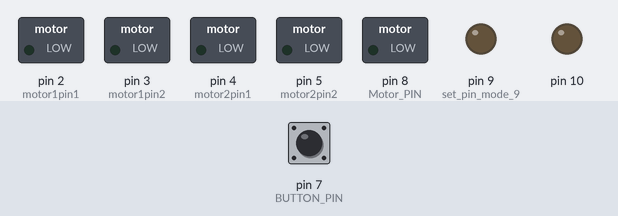
A sketch run on a simulated Arduino Uno, built with avr-gcc and run on an emulated ATmega328P. Shown: switched loads named in the sketch (green lamp = pin HIGH), output pins drawn as LEDs (lit = HIGH). Inputs (shaded band) come from the test bench; at power-on: pin 7 (BUTTON_PIN) LOW.

Above: at 1.2 s.
1.3 s: pin 7 (BUTTON_PIN) pulled HIGH for 0.15 s
At 2.7 s:
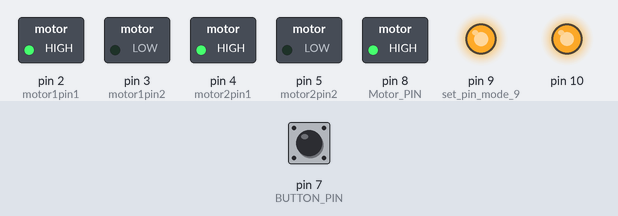
At 8.67 s:
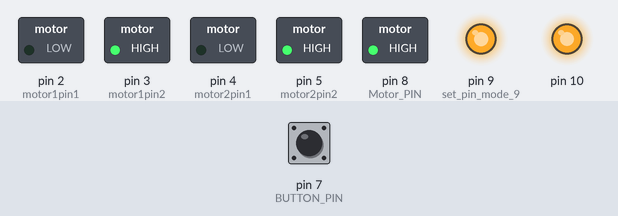
Timing chart, 0 to 8.9 s (numbered marks = the images above; inputs shaded):
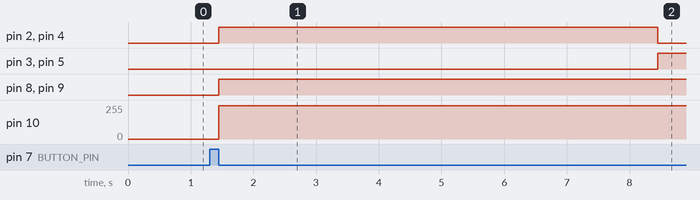

Measured:
- after the input at 1.3 s, pin 2 (motor1pin1), pin 4 (motor2pin1): LOW → HIGH after 0.15 s, → LOW 7.0 s later; pin 3 (motor1pin2), pin 5 (motor2pin2): LOW → HIGH after 7.2 s; pin 8 (Motor_PIN), pin 9 (set_pin_mode_9): LOW → HIGH after 0.15 s; pin 10: 0/255 → 250/255 after 0.15 s

The sketch:

trial_w_pushbutton.ino
```cpp
#define Motor_PIN 8
#define BUTTON_PIN 7

int motor1pin1 = 2; //in1 to arduino
int motor1pin2 = 3; //in2 to arduino

int motor2pin1 = 4; //in3 to arduino
int motor2pin2 = 5; //in4 to arduino

byte lastButtonState = LOW;
byte MotorState = LOW;


unsigned long debounceDuration = 50; // millis
unsigned long lastTimeButtonStateChanged = 0;

void setup() {
  // put your setup code here, to run once:
  pinMode(motor1pin1, OUTPUT); // set pinmode to output
  pinMode(motor1pin2, OUTPUT); // for High - forward or Low - backward setting
  pinMode(motor2pin1, OUTPUT);
  pinMode(motor2pin2, OUTPUT);

  pinMode(9, OUTPUT); // set pin mode 9/10 to be used as speed control for each motor
  pinMode(10,OUTPUT); // 9 is right motor
                      // 10 is for left motor ... vals up to 0-255

  pinMode(Motor_PIN, OUTPUT);
  pinMode(BUTTON_PIN, INPUT);

}


void loop() {


  // put your main code here, to run repeatedly:
  if (millis() - lastTimeButtonStateChanged > debounceDuration) {
    byte buttonState = digitalRead(BUTTON_PIN);
    if (buttonState != lastButtonState) {
      lastTimeButtonStateChanged = millis();
      lastButtonState = buttonState;
      if (buttonState == LOW) {
        MotorState = (MotorState == HIGH) ? LOW: HIGH;
        digitalWrite(Motor_PIN, MotorState);


        analogWrite(9,255); //speed in left motor at 255..highest i think??
        analogWrite(10,250); //slower test speed at 250..but this is for the broken motor it did not run


        digitalWrite(motor1pin1, HIGH); // forward
        digitalWrite(motor1pin2, LOW);

        digitalWrite(motor2pin1, HIGH); // forward
        digitalWrite(motor2pin2, LOW);
        delay(7000); //run for 7 seconds..time can vary this is just a test value

        digitalWrite(motor1pin1, LOW); // rotate backward
        digitalWrite(motor1pin2, HIGH);

        digitalWrite(motor2pin1, LOW); // rotate backward
        digitalWrite(motor2pin2, HIGH);
        delay(1000); // for one second
      }
    }
  }
}
```
